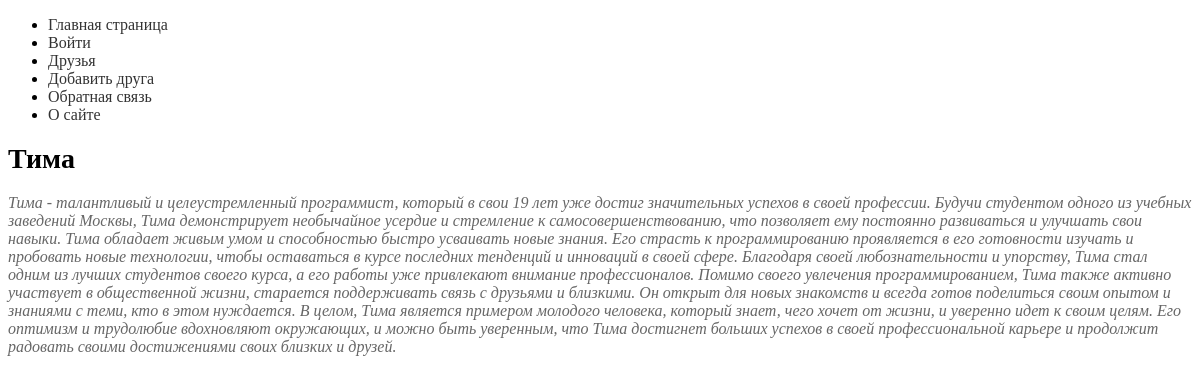
/friend/tima/, run on the app's committed database.
### myapp/models.py (models this page shows, shortened)
class Friends(models.Model):
    class Status(models.IntegerChoices):
        NOT_THE_BEST = 0, "Не лучший друг"
        THE_BEST = 1, "Лучший друг"
    name = models.CharField(max_length=255)
    slug = models.SlugField(max_length=255, unique=True, db_index=True)
    description = models.TextField(blank=True)
    time_create = models.DateTimeField(auto_now_add=True)
    time_update = models.DateTimeField(auto_now=True)
    is_the_best = models.BooleanField(choices=Status.choices, default=Status.NOT_THE_BEST)
    gender = models.ForeignKey("Gender", on_delete=models.PROTECT)
    objects = models.Manager()
    is_the_best_manager = IsTheBestManager()
    class Meta:
        pass

### myapp/views.py (the view)
# urls.py: path("friend/<slug:fr_slug>/", views.friend_slug, name="friend-slug")
def friend_slug(request, fr_slug):
    friend = get_object_or_404(Friends, slug=fr_slug)
    data = {"friend": friend,
            "title": friend.name,
            "menu": menu,
            }
    return render(request, "myapp/friend.html", data)

### myapp/templates/myapp/friend.html (shortened to what this page needs)
{% extends "base.html" %}
{% block content %}
<div class="info">{{ friend.description }}</div>
{% endblock %}

### templates/base.html (shortened to what this page needs)
<!DOCTYPE html>
{% load static %}
<html lang="en">
<head>
    <link rel="stylesheet" href="{% static 'myapp/css/styles.css' %}" type="text/css"/>
</head>
<body>
<ul>
    {% for m in menu %}
    <li>
        <a href="{% url m.name %}" {% if forloop.last %}class="last-menu"{% endif %}>
            {{ m.title }}
        </a>
    </li>
    {% endfor %}
</ul>
<h1 class="friend-title">{{ title }}</h1>
{% block content %}
{% endblock %}
</body>
</html>

### myapp/static/myapp/css/styles.css (style rules this page uses)
a { text-decoration: none; color: #333; }
.friend-title { font-size: 28px; }
.info { color: #666; font-style: italic; margin-top: 10px; }

### data on the page
Friends: name "Тима", description "Тима - талантливый и целеустремленный программист, который в свои 19 лет уже достиг значительных успехов в своей профессии. Будучи студентом одного из учебных заведений Москвы, Тима демонстрирует необычайное усердие и стремление к самосовершенствованию, что позволяет ему постоянно развиваться и улучшать свои навыки. Тима обладает живым умом и способностью быстро усваивать новые знания. Его страсть к программированию проявляется в его готовности изучать и пробовать новые технологии, чтобы оставаться в курсе последних тенденций и инноваций в своей сфере. Благодаря своей любознательности и упорству, Тима стал одним из лучших студентов своего курса, а его работы уже привлекают внимание…"

### other printed values
{{ m.title }} "Главная страница" "Войти" "Друзья" "Добавить друга" "Обратная связь" "О сайте"
